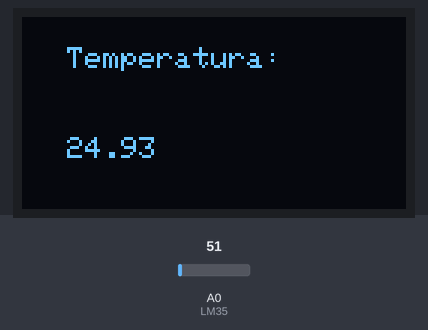
The sketch below on a simulated Arduino Uno, built with avr-gcc and run on an emulated ATmega328P. Parts: 128×64 one-colour display. Inputs (shaded band) come from the test bench; at power-on: A0 (LM35) = 51. What the sketch prints to the serial monitor is not drawn.

Above: at 2.9 s.
3.0 s: A0 (LM35) set to 61
At 7.2 s:
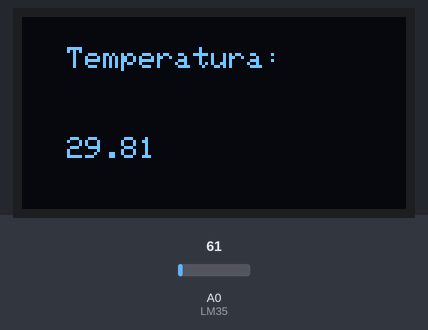
7.8 s: A0 (LM35) set to 71
At 11.1 s:
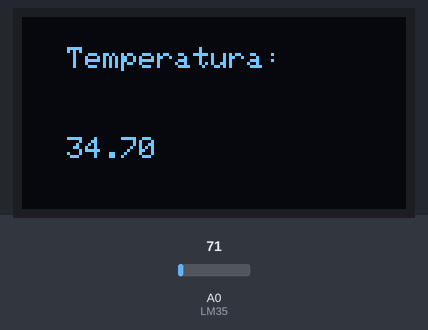
11.9 s: A0 (LM35) set to 86
At 15.1 s:
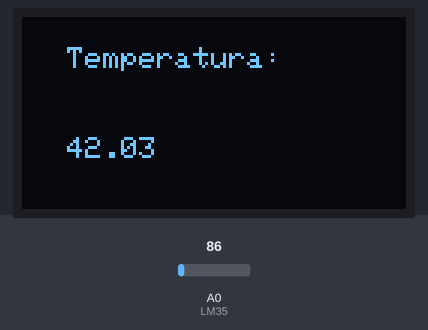
Timing chart, 0 to 16.6 s (numbered marks = the images above; inputs shaded):
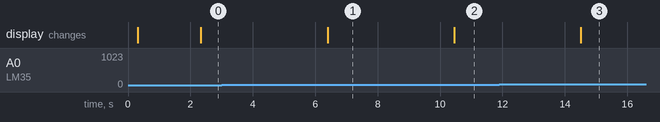

Measured:
- after the input at 3.0 s, the display: changes after 3.4 s (image 1)
- after the input at 7.8 s, the display: changes after 2.7 s (image 2)
- after the input at 11.9 s, the display: changes after 2.6 s (image 3)

The sketch:

labo3_oled.ino
```cpp
#include <Wire.h>
#include <Adafruit_GFX.h>
#include <Adafruit_SH110X.h>

#define i2c_Address 0x3C

#define SCREEN_WIDTH 128
#define SCREEN_HEIGHT 64
#define OLED_RESET -1

Adafruit_SH1106G display(
  SCREEN_WIDTH,
  SCREEN_HEIGHT,
  &Wire,
  OLED_RESET
);

float temperatura;
int lectura;
const int LM35 = A0;

void setup() {

  Serial.begin(9600);


  Wire.begin();

  delay(250);


  if (!display.begin(i2c_Address, true)) {
    Serial.println("ERROR: OLED no encontrada");

    while (1);
  }

  Serial.println("OLED funcionando correctamente");


  display.clearDisplay();


  display.display();
}

void loop() {
  lectura = analogRead(LM35);
  temperatura = (lectura * 5.0)/1023 * 100;
  display.clearDisplay();

  display.setTextColor(SH110X_WHITE);
  display.setTextSize(1.5);
  display.setCursor(15, 10);
  display.println("Temperatura: ");

  display.setTextSize(1);
  display.setCursor(15, 40);
  display.setCursor(15, 40);
  display.println(temperatura);

  delay(2000);

  display.display();
}
```
